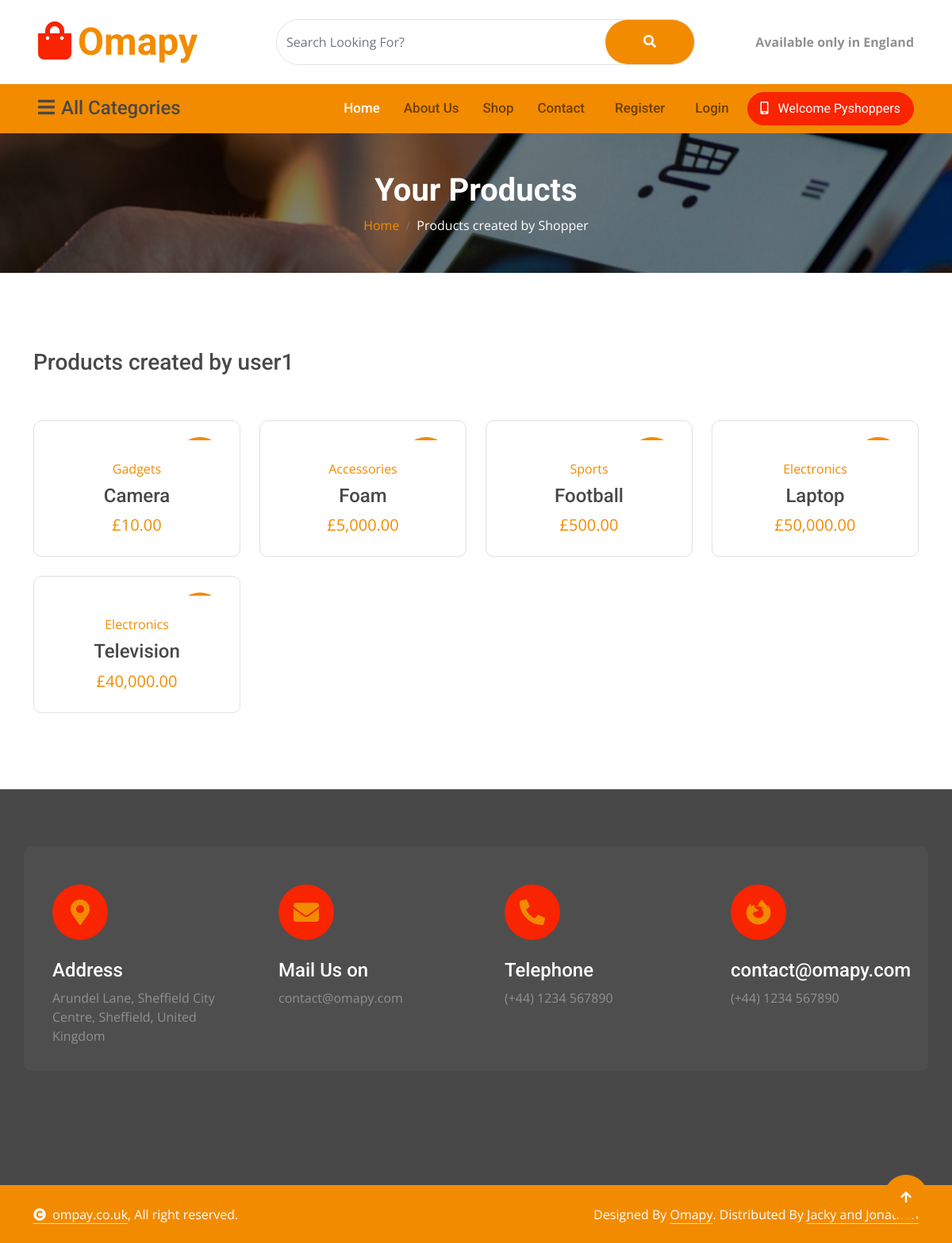
Page /products/2/ on the earlier database version.
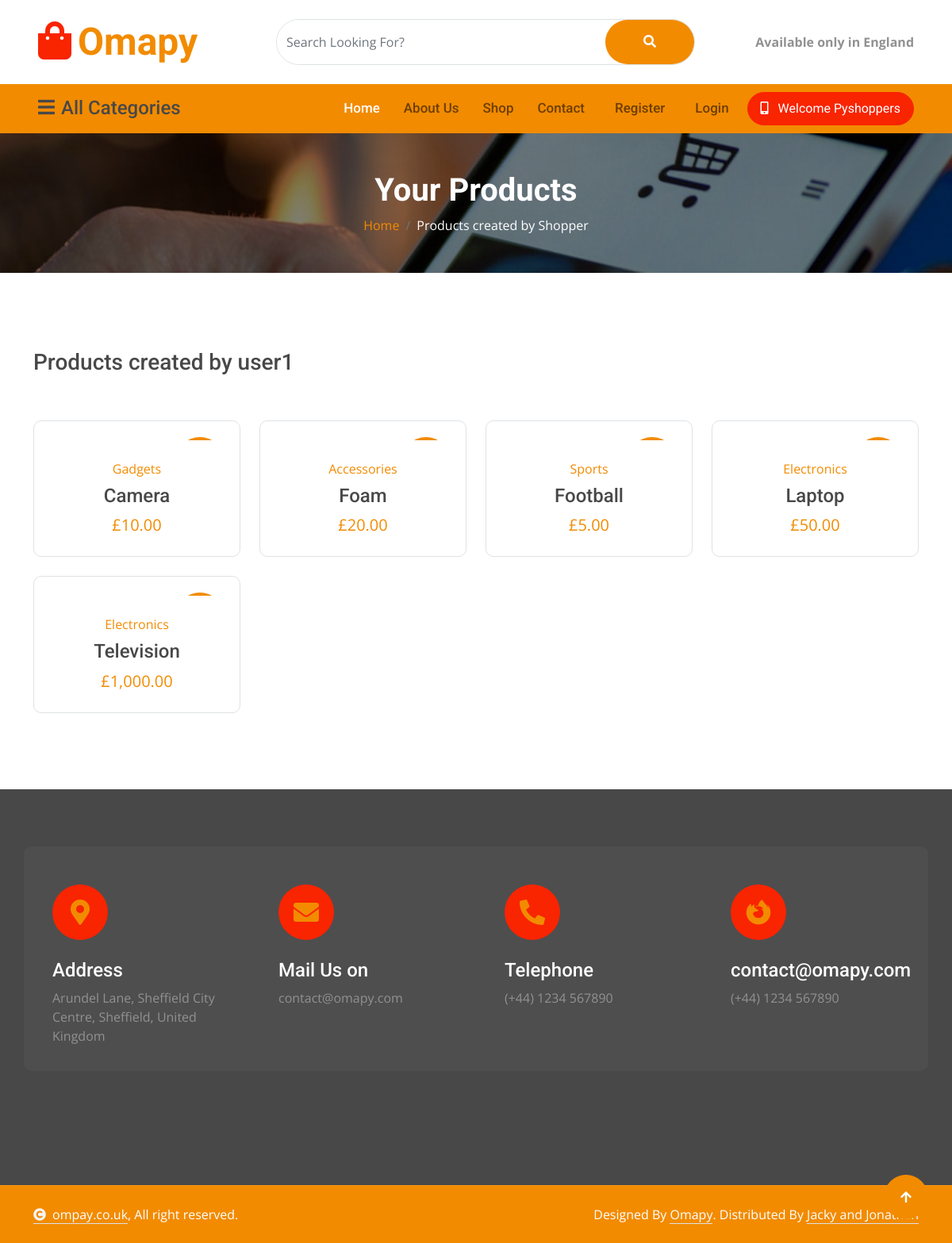
Same page on the later database version.
### tables this page shows
CREATE TABLE products (
    id INTEGER PRIMARY KEY AUTOINCREMENT,
    created TIMESTAMP DEFAULT CURRENT_TIMESTAMP,
    user INTEGER NOT NULL REFERENCES users(id),
    product_name TEXT NOT NULL,
    product_price INTEGER NOT NULL,
    product_category TEXT,
    product_brand TEXT,
    product_description TEXT,
    product_image TEXT,
    product_gallery1 TEXT,
    product_gallery2 TEXT,
    product_gallery3 TEXT
);

### app.py (the view)
@app.route('/products/<int:user_id>/')
def userProducts(user_id):
    if is_admin():
        product_list = get_all_products()
    else:
        product_list = get_products_by_user(user_id)
        user = get_user_by_id(user_id)
    return render_template('products.html', title=f"Products created by {user['username']}",  products=product_list, products_user=user_id)

### app.py (called while the page is built)
@app.context_processor
def inject_csrf_token():
    return dict(csrf_token=generate_csrf())

@app.context_processor
def inject_site_name():
    return dict(siteName=siteName)

@app.context_processor
def inject_user():
    return {
        "username": session.get("username", "Shopper"),
        "user_id": session.get("user_id")
    }

def is_admin():
    return session.get('user_id') == 8

@app.context_processor
def inject_admin():
    return dict(is_admin=is_admin)

@app.template_filter()
def get_username(user_id):
    user = get_user_by_id(user_id)
    return user['username'] if user else 'Unknown'

@app.template_filter('gbp')
def gbp(value):
    try:
        return "£{:,.2f}".format(float(value))
    except (ValueError, TypeError):
        return "£0.00"

@app.context_processor
def inject_categories():
    return {
        "categories": get_categories_with_count()
    }

### db/db.py (called while the page is built)
def get_db_connection():
    BASE_DIR = os.path.dirname(os.path.abspath(__file__))  # Get the directory of the current file
    DB_PATH = os.path.join(BASE_DIR, 'database.db') # Construct the full path to the database file
    conn = sqlite3.connect(DB_PATH)                 # Connect to the database
    conn.row_factory = sqlite3.Row                  # Enable dictionary-like access to rows
    return conn

def get_user_by_id(user_id):
    conn = get_db_connection()
    user = conn.execute('SELECT * FROM users WHERE id = ?', (user_id,)).fetchone()
    conn.close()
    if user is None:
        abort(404)
    return user

def get_products_by_user(user=None, limit=None, order_by='product_name ASC'):
    conn = get_db_connection()
    query = 'SELECT * FROM products'
    if user:
        query += ' WHERE user = ?'
    query += f' ORDER BY {order_by}'
    if limit:
        query += f' LIMIT {limit}'
    if user:
        products = conn.execute(query, (user,)).fetchall()
    else:
        products = conn.execute(query).fetchall()
    conn.close()
    return products

def get_categories_with_count():
    conn = get_db_connection()
    categories = conn.execute("""
        SELECT product_category, COUNT(*) as total
        FROM products
        GROUP BY product_category
        ORDER BY product_category ASC
    """).fetchall()
    conn.close()
    return categories

### templates/products.html (shortened to what this page needs)
{% extends "base.html" %}
{% block content %}
<div class="container-fluid page-header py-5">
    <h1 class="text-center text-white display-6 wow fadeInUp" data-wow-delay="0.1s">Your Products</h1>
    <ol class="breadcrumb justify-content-center mb-0 wow fadeInUp" data-wow-delay="0.3s">
        <li class="breadcrumb-item"><a href="/">Home</a></li>
        <li class="breadcrumb-item active text-white">Products created by {{username}}</li>
    </ol>
</div>
<div class="container-fluid product py-5">
    <div class="container py-5">
        <div class="tab-class">
            <div class="row g-4">
                <div class="col-lg-4 text-start wow fadeInLeft" data-wow-delay="0.1s">
                    <h3>{{title}}</h3>
                </div>
                <div class="col-lg-8 text-end wow fadeInRight" data-wow-delay="0.1s">
                </div>
            </div>
            <div class="tab-content">
                <div id="tab-1" class="tab-pane fade show p-0 active">
                    <div class="row g-4">
                        {% for product in products %}
                        <div class="col-md-6 col-lg-4 col-xl-3">
                            <div class="product-item rounded wow fadeInUp" data-wow-delay="0.1s">
                                <div class="product-item-inner border rounded">
                                    <div class="product-item-inner-item">
                                        <div class="product-new">{{product['product_brand']}}</div>
                                    </div>
                                    <div class="text-center rounded-bottom p-4">
                                        <a href="{{ url_for('product', id=product['id']) }}"
                                            class="d-block mb-2">{{product['product_category']}}</a>
                                        <a href="{{ url_for('product', id=product['id']) }}"
                                            class="d-block h4">{{product['product_name']}} </a>
                                        <span class="text-primary fs-5"> {{ product['product_price'] | gbp }}</span>
                                    </div>
                                </div>
                            </div>
                        </div>
                        {% else %}
                        <p class="text-muted">No products available.</p>
                        {% endfor %}
                    </div>
                </div>
            </div>
        </div>
    </div>
</div>
{% endblock %}

### templates/base.html (shortened to what this page needs)
<!DOCTYPE html>
<html lang="en">
<head>
    <link rel="stylesheet" href="https://use.fontawesome.com/releases/v5.15.4/css/all.css" />
    <link href="https://cdn.jsdelivr.net/npm/bootstrap-icons@1.4.1/font/bootstrap-icons.css" rel="stylesheet">
    <link href="{{ url_for('static', filename='lib/animate/animate.min.css') }}" rel="stylesheet">
    <link href="{{ url_for('static', filename='lib/owlcarousel/assets/owl.carousel.min.css') }}" rel="stylesheet">
    <link href="{{ url_for('static', filename='css/bootstrap.min.css') }}" rel="stylesheet">
    <link href="{{url_for ('static', filename='css/style.css') }}" rel="stylesheet">
</head>
<body>
    <div class="container-fluid px-5 py-4 d-none d-lg-block">
        <div class="row gx-0 align-items-center text-center">
            <div class="col-md-4 col-lg-3 text-center text-lg-start">
                <div class="d-inline-flex align-items-center">
                    <a href="/" class="navbar-brand p-0">
                        <h1 class="display-5 text-primary m-0"><i
                                class="fas fa-shopping-bag text-secondary me-2"></i>Omapy</h1>
                    </a>
                </div>
            </div>
            <div class="col-md-4 col-lg-6 text-center">
                <div class="position-relative ps-4">
                    <form method="get" action="{{ url_for('search_product') }}">
                        <div class="d-flex border rounded-pill">
                            <input class="form-control border-0 rounded-pill w-100 py-3" type="text" name="q"
                                value="{{ request.args.get('q', '') }}" placeholder="Search Looking For?" required>
                            <button type="submit" class="btn btn-primary rounded-pill py-3 px-5" style="border: 0;">
                                <i class="fas fa-search"></i>
                            </button>
                        </div>
                    </form>
                </div>
            </div>
            <div class="col-md-4 col-lg-3 text-center text-lg-end">
                <div class="d-inline-flex align-items-center">
                    <b> Available only in England </b>
                </div>
            </div>
        </div>
    </div>
    <div class="container-fluid nav-bar p-0">
        <div class="row gx-0 bg-primary px-5 align-items-center">
            <div class="col-lg-3 d-none d-lg-block">
                <nav class="navbar navbar-light position-relative" style="width: 250px;">
                    <button class="navbar-toggler border-0 fs-4 w-100 px-0 text-start" type="button"
                        data-bs-toggle="collapse" data-bs-target="#allCat">
                        <h4 class="m-0"><i class="fa fa-bars me-2"></i>All Categories</h4>
                    </button>
                </nav>
            </div>
            <div class="col-12 col-lg-9">
                <nav class="navbar navbar-expand-lg navbar-light bg-primary ">
                    <div class="collapse navbar-collapse" id="navbarCollapse">
                        <div class="navbar-nav ms-auto py-0">
                            <a href="/" class="nav-item nav-link active">Home</a>
                            <a href="/about" class="nav-item nav-link">About Us</a>
                            <a href="/shop" class="nav-item nav-link">Shop</a>
                            <a href="/contact" class="nav-item nav-link me-2">Contact</a>
                            {% if session['user_id'] %}
                            <a href="/products" class="nav-item nav-link me-2">My Products</a>
                            <a href="/logout" class="nav-item nav-link me-2">Log Out</a>
                            {% else %}
                            <a href="/register" class="nav-item nav-link me-2">Register</a>
                            <a href="/login" class="nav-item nav-link me-2">Login</a>
                            {% endif %}
                        </div>
                        {% if session['user_id'] %}
                        <a href="" class="btn btn-secondary rounded-pill py-2 px-4 px-lg-3 mb-3 mb-md-3 mb-lg-0"><i
                                class="fa fa-mobile-alt me-2"></i> Welcome {{ username }} </a>
                        {% else %}
                        <a href="" class="btn btn-secondary rounded-pill py-2 px-4 px-lg-3 mb-3 mb-md-3 mb-lg-0"><i
                                class="fa fa-mobile-alt me-2"></i> Welcome Pyshoppers </a>
                        {% endif %}
                    </div>
                </nav>
            </div>
        </div>
    </div>
    {% block content %}{% endblock %}
    <div class="container-fluid footer py-5 wow fadeIn" data-wow-delay="0.2s">
        <div class="container py-5">
            <div class="row g-4 rounded mb-5" style="background: rgba(255, 255, 255, .03);">
                <div class="col-md-6 col-lg-6 col-xl-3">
                    <div class="rounded p-4">
                        <div class="rounded-circle bg-secondary d-flex align-items-center justify-content-center mb-4"
                            style="width: 70px; height: 70px;">
                            <i class="fas fa-map-marker-alt fa-2x text-primary"></i>
                        </div>
                        <div>
                            <h4 class="text-white">Address</h4>
                            <p class="mb-2">Arundel Lane, Sheffield City Centre, Sheffield, United Kingdom</p>
                        </div>
                    </div>
                </div>
                <div class="col-md-6 col-lg-6 col-xl-3">
                    <div class="rounded p-4">
                        <div class="rounded-circle bg-secondary d-flex align-items-center justify-content-center mb-4"
                            style="width: 70px; height: 70px;">
                            <i class="fas fa-envelope fa-2x text-primary"></i>
                        </div>
                        <div>
                            <h4 class="text-white">Mail Us on</h4>
                            <p class="mb-2">contact@omapy.com</p>
                        </div>
                    </div>
                </div>
                <div class="col-md-6 col-lg-6 col-xl-3">
                    <div class="rounded p-4">
                        <div class="rounded-circle bg-secondary d-flex align-items-center justify-content-center mb-4"
                            style="width: 70px; height: 70px;">
                            <i class="fa fa-phone-alt fa-2x text-primary"></i>
                        </div>
                        <div>
                            <h4 class="text-white">Telephone</h4>
                            <p class="mb-2">(+44) 1234 567890</p>
                        </div>
                    </div>
                </div>
                <div class="col-md-6 col-lg-6 col-xl-3">
                    <div class="rounded p-4">
                        <div class="rounded-circle bg-secondary d-flex align-items-center justify-content-center mb-4"
                            style="width: 70px; height: 70px;">
                            <i class="fab fa-firefox-browser fa-2x text-primary"></i>
                        </div>
                        <div>
                            <h4 class="text-white">contact@omapy.com</h4>
                            <p class="mb-2">(+44) 1234 567890</p>
                        </div>
                    </div>
                </div>
            </div>
        </div>
    </div>
    <div class="container-fluid copyright py-4">
        <div class="container">
            <div class="row g-4 align-items-center">
                <div class="col-md-6 text-center text-md-start mb-md-0">
                    <span class="text-white"><a href="#" class="border-bottom text-white"><i
                                class="fas fa-copyright text-light me-2"></i>ompay.co.uk</a>, All right
                        reserved.</span>
                </div>
                <div class="col-md-6 text-center text-md-end text-white">
                    Designed By <a class="border-bottom text-white" href="https://htmlcodex.com">Omapy</a>.
                    Distributed By <a class="border-bottom text-white" href="https://themewagon.com">Jacky and
                        Jonathan</a>
                </div>
            </div>
        </div>
    </div>
    <a href="#" class="btn btn-primary btn-lg-square back-to-top"><i class="fa fa-arrow-up"></i></a>
</body>
</html>

### static/css/style.css (style rules this page uses)
.back-to-top { position: fixed; right: 30px; bottom: 30px; display: flex; width: 45px; height: 45px; align-items: center; justify-content: center; transition: 0.5s; z-index: 99; }
.btn { font-weight: 600; transition: .5s; }
.btn-lg-square { width: 56px; height: 56px; }
.btn-square, .btn-sm-square, .btn-md-square, .btn-lg-square { padding: 0; display: flex; align-items: center; justify-content: center; font-weight: normal; border-radius: 50%; }
.btn.btn-primary { background: var(--bs-primary) !important; color: var(--bs-white) !important; font-family: 'Roboto', sans-serif; font-weight: 400; transition: 0.5s; }
.btn.btn-secondary { background: var(--bs-secondary) !important; color: var(--bs-white); font-family: 'Roboto', sans-serif; font-weight: 400; border: 1px solid var(--bs-secondary); transition: 0.5s; }
.nav-bar .navbar.navbar-light { padding: 0 !important; }
.nav-bar .navbar .navbar-nav .nav-link { padding: 18px 15px; font-weight: 500; font-family: 'Roboto', sans-serif; font-size: 17px; transition: .5s; }
.navbar .navbar-nav .nav-link:hover, .navbar .navbar-nav .nav-link.active, .fixed-top.bg-white .navbar .navbar-nav .nav-link:hover, .fixed-top.bg-white .navbar .navbar-nav .nav-link.active { color: var(--bs-white); }
.navbar .navbar-toggler { padding: 5px 15px; }
.nav-bar .navbar-toggler { border-radius: 5px !important; box-shadow: none !important; }
.page-header { position: relative; padding: 100px 0; background: linear-gradient(rgba(0, 0, 0, 0.5), rgba(0, 0, 0, 0.5)), url(../img/carousel-1.jpg); background-position: center top; background-repeat: no-repeat; background-attachment: fixed; }
.product .product-item { width: 100%; height: 100%; position: relative; }
.product .product-item .product-item-inner { height: 100%; }
.product .product-item .product-item-inner .product-item-inner-item { position: relative; border-top-right-radius: 10px; border-top-left-radius: 10px; overflow: hidden; }
.product .product-item .product-item-inner .product-item-inner-item .product-new, .product .product-item .product-item-inner .product-item-inner-item .product-sale { position: absolute; width: 60px; height: 60px; border-radius: 60px; top: 20px; right: 20px; display: flex; align-items: center; justify-content: center; }
.product .product-item .product-item-inner .product-item-inner-item .product-new { background: var(--bs-primary); color: var(--bs-white); }
.footer { background: var(--bs-dark); }
.copyright { border-top: 1px solid rgba(255, 255, 255, 0.08); background: var(--bs-primary) !important; }

Differences in the rows shown:
changed products "Accessories": product_price|gbp "£5,000.00" → "£20.00"
changed products "Sports": product_price|gbp "£500.00" → "£5.00"
changed products (number 4 of 5 on the later page): product_price|gbp "£50,000.00" → "£50.00"
changed products (number 5 of 5 on the later page): product_price|gbp "£40,000.00" → "£1,000.00"
